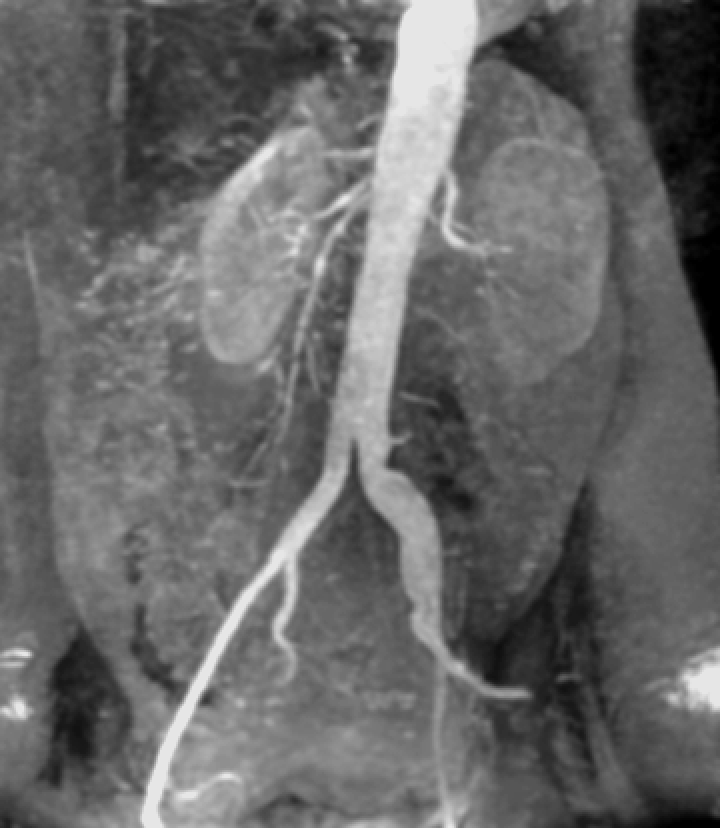
#> input picture CH03/Fig0312(a)(kidney).tif, 720 x 828 px, found by its file name
$ python expt8c.py
#> lines starting #> are read from the running program, lines starting #| are printed output that depends on the picture; after the words box and inside, x2 and y2 are one past the last pixel; in counts of white or black regions, pixels touching at a corner belong together
### important_classes/intensity_transformations.py
'''
Intensity Transformations
'''
# Important imports
import numpy as np

class IntensityTransformations:

    def __init__(self):
        pass


    ''' Bit plane Slicing '''
    # [12 lines left out: function bit_plane_slicing, not called in this run]


    ''' Contrast Stretching '''
    # [9 lines left out: function contrast_stretch, not called in this run]


    ''' Thresholding '''
    # [7 lines left out: function threshold, not called in this run]


    ''' Image Negative '''
    def negative(self,img,L):
        img=np.uint8(img)
        return self.contrast_stretch(0,L-1,L-1,0)(img)


    ''' Intensity Level Slicing '''
    def intensity_level_slice(self,a,thr,b,s=0):
        def ils(r):
            if r in range(*a):
                return b
            else:
                if thr==0:
                    return s
                else:
                    return r

        return np.vectorize(ils)


    ''' Log Transformations (base:n)'''
    # [8 lines left out: function log, not called in this run]


    ''' Antilog Transformations (base:n)'''
    # [7 lines left out: function antilog, not called in this run]


    ''' Power-Law (Gamma) Transformations'''
    # [7 lines left out: function gamma, not called in this run]


### expt8c.py
'''
c) Intensity level Slicing

Note: By default matplotlib.pyplot stretches the contrast of the image, which is not expected by us as learners, so we need to pass the lower and higher values of intensities in imshow(img,vmin=0,vmax=255)
'''

# important imports
import numpy as np
from matplotlib import pyplot as plt, gridspec as gs
from dip_toolbox import IntensityTransformations

# initializing object from IntensityTransformations class
it=IntensityTransformations()

# importing images
img1=plt.imread('CH03\Fig0312(a)(kidney).tif')
#> img1 is the input picture: shape (828, 720); min 0, max 230, mean 103.5

# intensity levels
L=256

r=np.arange(0,L-1)

# Intensity level slicing
a=[150,230]; b=250; s=0

### Thresholded Intensity level slicing:
img2,s1=it.intensity_level_slice(a,0,b,s)(img1),it.intensity_level_slice(a,0,b,s)(r)
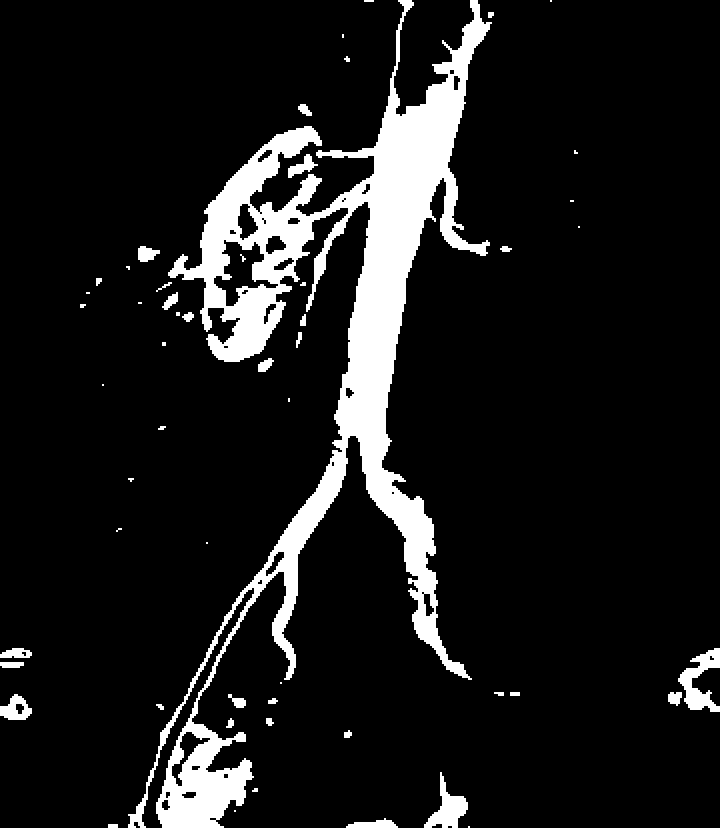
#> img2: shape (828, 720) int64; values 0 (black) and 250 (white), 10.5% white; 54 white regions (18 under 20 px), largest, box (x1, y1, x2, y2) and area: (128, 0, 492, 828) 57224, (678, 648, 720, 712) 1236, (424, 772, 468, 828) 1008
#> s1 = 255 values, max 250 at index 150, min 0 at index 0, mean 78.43

### Linear Intensity level slicing
img3,s2=it.intensity_level_slice(a,1,b,s)(img1),it.intensity_level_slice(a,1,b,s)(r)
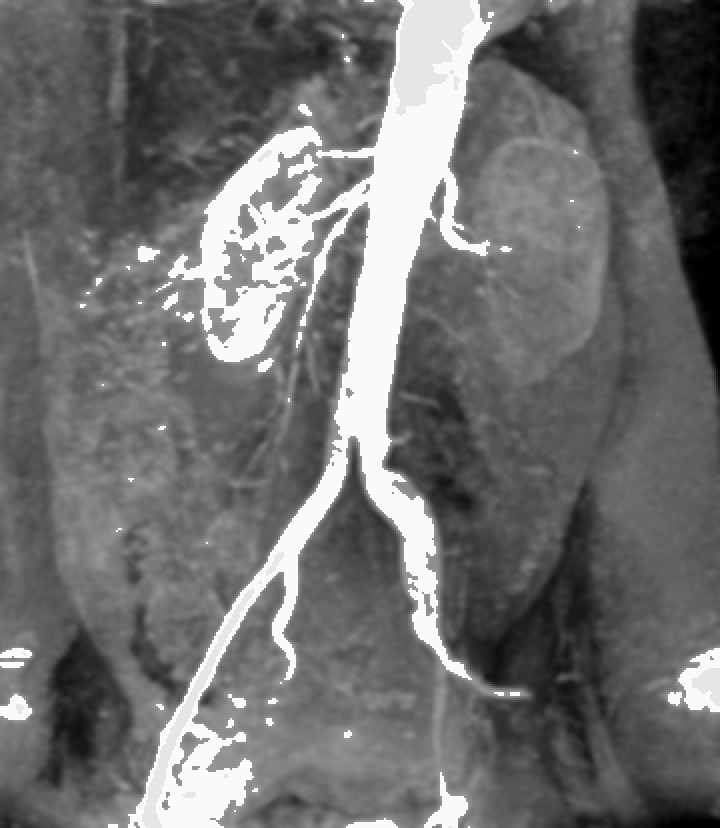
#> img3: shape (828, 720); min 0, max 250, mean 111
#> s2 = 255 values, max 254 at index 254, min 0 at index 0, mean 146

# plotting:
fig1=plt.figure(1)
gs1=gs.GridSpec(2,3)

ax11=plt.subplot(gs1[0:2,0:1])
ax11.set_title('Original image')
ax11.axis('off')
ax11.imshow(img1,cmap='gray',vmin=0,vmax=255)


ax12=plt.subplot(gs1[0,1])
ax12.set_title('Transformation function')
ax12.plot(r,s1)
ax12.set_xlabel('input image intensity (r)')
ax12.set_ylabel('output image intensity (s)')

ax13=plt.subplot(gs1[0,2:3])
ax13.set_title('Thresholded intensity level sliced image')
ax13.axis('off')
ax13.imshow(img2,cmap='gray',vmin=0,vmax=255)


ax14=plt.subplot(gs1[1,1])
ax14.set_title('Transformation function')
ax14.plot(r,s2)
ax14.set_xlabel('input image intensity (r)')
ax14.set_ylabel('output image intensity (s)')

ax15=plt.subplot(gs1[1,2:3])
ax15.set_title('Linear Intensity level sliced image')
ax15.axis('off')
ax15.imshow(img3,cmap='gray',vmin=0,vmax=255)

plt.suptitle('Intensity level slicing ',font='Times New Roman',fontweight="bold",fontsize=16)
plt.tight_layout(pad=0.5)
fig1.set_size_inches(13, 8)
plt.savefig('input_output/expt8_c.jpg',dpi=500)
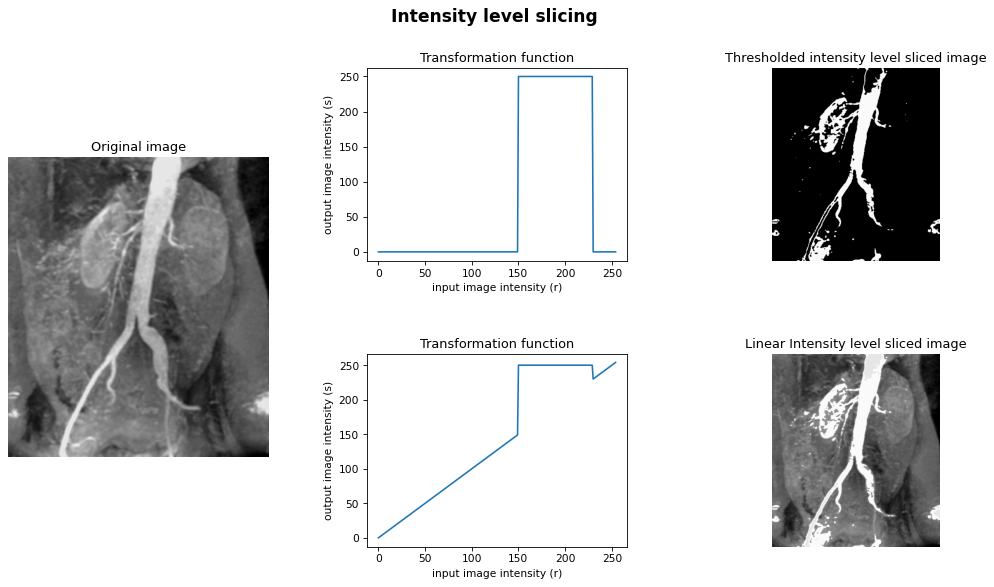
#> figure drawn by matplotlib, 5 panels; panel 2: curve peaks at x = 150, y = 250; panel 4: curve peaks at x = 254, y = 254
plt.show()
